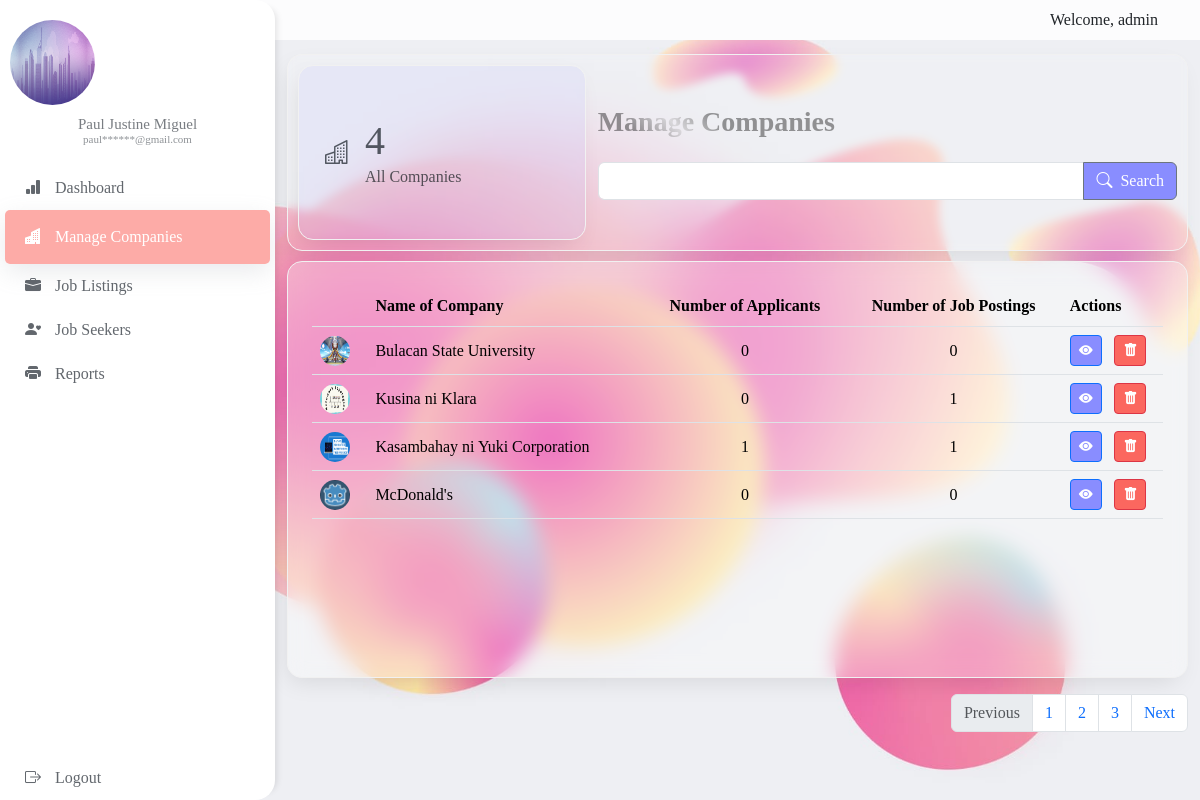
Screenshot of /companies_list/ with the database file from the repository.
### venari/models.py (models this page shows, shortened)
class company(models.Model):
    user = models.ForeignKey(User, on_delete=models.CASCADE)
    phone_number = models.IntegerField(max_length=20)
    email = models.CharField(max_length=100, null=True)
    password = models.CharField(max_length=100, null= True)
    company_logo = models.ImageField(upload_to="")
    gender = models.CharField(max_length=10, null=True)
    user_type = models.CharField(max_length=30)
    company_name = models.CharField(max_length=100)
    company_ceo = models.CharField(max_length=100)
    company_established = models.DateField()
    company_location = models.CharField(max_length=100)
    status = models.CharField(max_length=50, null = True)

### venari/views.py (the view, shortened to what this page needs)
# urls.py: path("companies_list/", views.all_companies, name="companies list"),
def all_companies(request):
    status_filter = request.GET.get('status', 'all')
    if status_filter == 'all':
        companies = company.objects.all()
    else:
        companies = company.objects.filter(status=status_filter)
    accepted_companies_count = companies.filter(status='Accepted').count()
    for Companies in companies:
        posted_jobs = post_jobs.objects.filter(company_id=Companies.id)
        posted_job_count = posted_jobs.count()
        applicant_count = apply_job.objects.filter(job_id__in=posted_jobs.values_list('id', flat=True)).count()
        Companies.applicant_count = applicant_count
        Companies.posted_job_count = posted_job_count
    context = {
        'companies': companies,
        'status_filter': status_filter,
        'all_company': accepted_companies_count
    }
    return render(request, 'companies_list.html', context)

### venari/templates/companies_list.html (shortened to what this page needs)
<!DOCTYPE html>
<html lang="en">
<head>
    <link href="https://cdn.jsdelivr.net/npm/tailwindcss@2.1.2/dist/tailwind.min.css" rel="stylesheet">
    <link rel="stylesheet" href="./../static/css/companies_list.css">
</head>
<body style="font-family: Poppins;">
    <div>
        {% include 'adminSB_NB.html' %}
    </div>
    <div id="companies-list-main-container" class="overflow-auto">
        <div class="container mx-auto py-1">
            <div class="card comp-list-cards" id="head-parent-card">
                <div class="row justify-content-center align-items-center g-2">
                    <div class="col-md-4">
                        <div class="col-12">
                            <div class="card border-0 d-flex flex-row align-items-center comp-list-cards"
                                style="min-height: 175px;" id="comp-list-card1">
                                <div class="row g-0">
                                    <div class="card-body">
                                        <div class="d-flex align-items-center">
                                            <div class="flex-shrink-0 fs-4 me-3 pb-0">
                                                <i class="bi bi-buildings"></i>
                                            </div>
                                            <div class="flex-grow-1 text-start">
                                                <h1 class="card-title mb-0 pb-0">{{ all_company }}</h1>
                                                <p class="text-muted dash-card-label pt-0 pb-0 mb-0">
                                                    All Companies
                                                </p>
                                            </div>
                                        </div>
                                    </div>
                                </div>
                            </div>
                        </div>
                    </div>
                    <div class="col-md-8 ps-md-2">
                        <h3 class="fw-bolder mb-4" id="headCompList">
                            Manage Companies</h3>
                        <div class="col-12">
                            <div class="input-group">
                                <input type="text" class="form-control" placeholder="" id="companySearch" aria-label="Button"
                                    aria-describedby="" />
                                <button class="btn btn-secondary" type="button" id="comp-list-search-btn" onclick="search_company()">
                                    <i class="bi bi-search"></i><span class="ms-2 d-none d-md-inline">Search</span>
                                </button>
                            </div>
                        </div>
                    </div>
                </div>
            </div>
            <div class="card border-0 overflow-auto p-2 p-lg-4 flex-grow-1 comp-list-cards" style="height: 417px;"
                id="comp-list-table-card">
                <table class="table align-middle table-hover" id="comp_list_table">
                    <thead>
                        <tr>
                            <th scope="col"></th>
                            <th scope="col">Name of Company</th>
                            <th scope="col" class="text-center">Number of Applicants</th>
                            <th scope="col" class="text-center">Number of Job Postings</th>
                            <th scope="col">Actions</th>
                        </tr>
                    </thead>
                    <tbody>
                        {% for company in companies %}
                        <tr>
                            {% if company.status == 'Accepted' %}
                            <th scope="row">
                                <div id="complist-pic-container">
                                    <img src="{{company.company_logo.url}}" alt="Company Logo" id="complist-table-pic"
                                        class="">
                                </div>
                            </th>
                            <td>{{company.company_name}}</td>
                            <td class="text-center">{{ company.applicant_count }}</td>
                            <td class="text-center">{{ company.posted_job_count }}</td>
                            <td>
                                <div class="row justify-content-center align-items-center g-1">
                                    <div class="col">
                                        <button type="button" class="btn btn-primary btn-sm" id="comp-view-button">
                                            <i class="bi bi-eye-fill"></i>
                                        </button>
                                    </div>
                                    <div class="col">
                                        <button type="button" class="btn btn-danger btn-sm" name="delete" id="comp-archive-button" data-bs-toggle="modal" data-bs-target="#archiveModal"
                                        data-post-id = "{{ company.id }}">
                                            <i class="bi bi-trash-fill"></i>
                                        </button>
                                    </div>
                                </div>
                            </td>
                            {% endif %}
                        </tr>
                        {% endfor %}
                    </tbody>
                </table>
            </div>
            <div class="mt-3">
                <nav aria-label="Page navigation example">
                    <ul class="pagination justify-content-end">
                        <li class="page-item disabled">
                            <a class="page-link">Previous</a>
                        </li>
                        <li class="page-item"><a class="page-link" href="#">1</a></li>
                        <li class="page-item"><a class="page-link" href="#">2</a></li>
                        <li class="page-item"><a class="page-link" href="#">3</a></li>
                        <li class="page-item">
                            <a class="page-link" href="#">Next</a>
                        </li>
                    </ul>
                </nav>
            </div>
        </div>
    </div>
</body>
</html>

### venari/templates/adminSB_NB.html (shortened to what this page needs)
{% load static %}
<link href="https://cdn.jsdelivr.net/npm/bootstrap@5.3.2/dist/css/bootstrap.min.css" rel="stylesheet"
>
<link rel="stylesheet" href="https://cdn.jsdelivr.net/npm/bootstrap-icons@1.11.2/font/bootstrap-icons.min.css">
<link rel="stylesheet" href="./../static/css/adminSB_NB.css">
<div class=" z-1 d-none d-md-block d-flex" id="sidebar">
    <div id="sidebar_items">
        <div class="text-center" id="sidebarImageContainer">
            <div class="col-12 justify-content-center">
                <img src="./../static/css/images/7826149.jpg" alt="pictureSidebar" id="sidebarImage"></div>
            <div class="col-12">
                <h5 class="text-center" id="sidebarName">Paul Justine Miguel</h5>
                <h5 class="text-center" id="sidebarEmail">paul******@gmail.com</h5>
            </div>
        </div>
        <a href="/admin_dashboard/"><i class="bi bi-bar-chart-fill"></i> Dashboard</a>
        <a href="/companies_list/"><i class="bi bi-buildings-fill"></i> Manage Companies</a>
        <a href="/admin_joblist/"><i class="bi bi-briefcase-fill"></i> Job Listings</a>
        <a href="/jobseeker_list/"><i class="bi bi-person-heart"></i> Job Seekers</a>
        <a href=""><i class="bi bi-printer-fill"></i> Reports</a>
    </div>
    <div>
        <div class="d-block position-absolute bottom-0 end-0 start-0" id="sidebarLogout">
            <a href="/logout/"><i class="bi bi-box-arrow-right"></i> Logout</a>
        </div>
    </div>
</div>
<nav class="navbar navbar-expand navbar-light bg-light-subtle">
    <div class="container justify-content-end">
        <span>Welcome, admin</span>
    </div>
</nav>

### venari/static/css/companies_list.css (style rules this page uses)
body { background-image: url(./../css/images/blobBG.jpg); background-repeat: no-repeat; background-size: cover; background-position: center; background-attachment: fixed; color: #20272F; min-height: 100vh; font-family: 'Poppins', sans-serif; }
#headCompList { background: linear-gradient(45deg, rgba(0, 0, 0, 0.4), rgba(0, 0, 0, 0.4), rgba(185, 185, 185, 0.4), rgba(0, 0, 0, 0.4), rgba(0, 0, 0, 0.4), rgba(0, 0, 0, 0.4), rgba(0, 0, 0, 0.4)); background-clip: text; -webkit-background-clip: text; color: transparent; text-fill-color: transparent; display: inline-block; }
#companies-list-main-container { transition: margin-left .5s; margin-left: 275px; }
#comp-list-table-card { background-color: rgba(255, 255, 255, 0.3); backdrop-filter: blur(10px); -webkit-backdrop-filter: blur(10px); border: 1px solid #f1f1f1 !important; }
table#comp_list_table th, table#comp_list_table td { background-color: transparent !important; }
table#comp_list_table thead { position: sticky; top: 0; }
#comp-list-card1 { background: rgba(137, 141, 255, 0.1) !important; color: rgba(32, 39, 47, 0.75) !important; border: 1px solid #f1f1f1 !important; }
.comp-list-cards { overflow: hidden !important; box-shadow: rgba(0, 0, 0, 0.1) -4px 9px 25px -6px; backdrop-filter: blur(5px); -webkit-backdrop-filter: blur(5px); position: relative; display: inline-block; padding: 10px; border-radius: 15px !important; }
#head-parent-card { background: rgba(255, 255, 255, 0.1) !important; color: rgba(32, 39, 47, 0.75) !important; border: 1px solid #f1f1f1 !important; backdrop-filter: blur(5px) !important; -webkit-backdrop-filter: blur(5px) !important; margin-top: 10px; margin-bottom: 10px; }
#comp-view-button { background-color: rgb(137, 141, 255); }
#comp-archive-button { background-color: rgb(251, 103, 95); }
#comp-list-search-btn { background-color: rgb(137, 141, 255); }
#complist-table-pic { height: 30px; display: block; }
#complist-pic-container { width: 30px; height: 30px; overflow: hidden; border-radius: 50%; display: flex; justify-content: center; align-items: center; }

### venari/static/css/adminSB_NB.css (style rules this page uses)
#sidebar { height: 100%; width: 275px; position: fixed; z-index: 1; top: 0; left: 0; background-color: white; overflow-x: hidden; transition: 0.5s;box-shadow: 10px 0px 6px -8px rgba(0,0,0,0.1); border-top-right-radius: 20px; border-bottom-right-radius: 20px; }
#sidebar a { padding: 10px 8px 10px 20px; text-decoration: none; font-size: 16px; color: rgba(32, 39, 47, 0.7); display: block; transition: 0.2s; white-space: nowrap; margin-left: 5px; border-radius: 5px; margin-right: 5px; }
#sidebar a i { margin-right: 10px; }
.active { padding: 15px 8px 15px 20px !important; background-color: rgba(251, 103, 95, .55) !important; color: white !important; box-shadow: rgba(149, 157, 165, 0.2) 0px 8px 24px; }
#sidebarImageContainer { width: 275px; margin-bottom: 20px; justify-content: center; }
#sidebarImage { border-radius: 50%; height: 85px; width: 85px; margin-top: 20px; margin-left: 10px; margin-right: 10px; }
#sidebarEmail { font-size: 13px; color: rgba(32, 39, 47, 0.5); }
#sidebarName { font-family: Poppins; font-size: 15px; color: rgba(32, 39, 47, 0.6); font-weight: 500; margin: 10px 10px 0px 10px; padding: 0px; }
#sidebarEmail { font-family: Poppins; font-size: 11px; color: rgba(32, 39, 47, 0.5); font-weight: 500; margin: 0px 10px 0px 10px; padding: 0px; }
#sidebarLogout { font-family: Poppins; font-size: 11px; color: rgba(32, 39, 47, 0.5); font-weight: 500; margin: 0px !important; padding: 0px; cursor: pointer; }

### rows the page displays
company: company_logo (picture), company_name "Bulacan State University", applicant_count "0", posted_job_count "0"
company: company_logo (picture), company_name "Kusina ni Klara", applicant_count "0", posted_job_count "1"
company: company_logo (picture), company_name "Kasambahay ni Yuki Corporation", applicant_count "1", posted_job_count "1"
company: company_logo (picture), company_name "McDonald's", applicant_count "0", posted_job_count "0"

### other values shown
{{ all_company }} "4"
